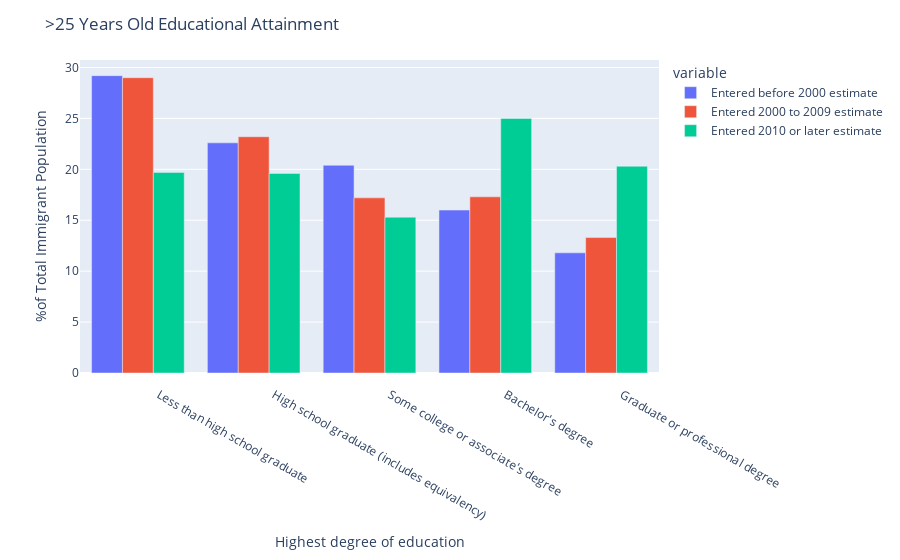

Notebook source saved alongside this figure:
### Code cell
#education

ed_rows_to_keep = [54, 56, 57, 58, 59, 60]
education = pd.read_csv("5yeardata.csv", skiprows = lambda x: x not in ed_rows_to_keep)

fig_ed = px.bar(education, x='EDUCATIONAL ATTAINMENT', y=['Entered before 2000 estimate', 'Entered 2000 to 2009 estimate', 'Entered 2010 or later estimate', ])
fig_ed.update_layout(
    barmode='group',
    title=">25 Years Old Educational Attainment",
    xaxis_title="Highest degree of education",
    yaxis_title="%of Total Immigrant Population",                  
    )
fig_ed.show()

### Figure 1 — Plotly figure (JSON) as saved in the notebook; plotly's stock layout.template omitted (floating-point values rounded to 4 significant figures)
{"data": [{"alignmentgroup": "True", "hovertemplate": "variable=Entered before 2000 estimate<br>EDUCATIONAL ATTAINMENT=%{x}<br>value=%{y}<extra></extra>", "legendgroup": "Entered before 2000 estimate", "marker": {"color": "#636efa"}, "name": "Entered before 2000 estimate", "offsetgroup": "Entered before 2000 estimate", "orientation": "v", "showlegend": true, "textposition": "auto", "type": "bar", "x": ["        Less than high school graduate", "        High school graduate (includes equivalency)", "        Some college or associate's degree", "        Bachelor's degree", "        Graduate or professional degree"], "xaxis": "x", "y": [29.2, 22.6, 20.4, 16, 11.8], "yaxis": "y"}, {"alignmentgroup": "True", "hovertemplate": "variable=Entered 2000 to 2009 estimate<br>EDUCATIONAL ATTAINMENT=%{x}<br>value=%{y}<extra></extra>", "legendgroup": "Entered 2000 to 2009 estimate", "marker": {"color": "#EF553B"}, "name": "Entered 2000 to 2009 estimate", "offsetgroup": "Entered 2000 to 2009 estimate", "orientation": "v", "showlegend": true, "textposition": "auto", "type": "bar", "x": ["        Less than high school graduate", "        High school graduate (includes equivalency)", "        Some college or associate's degree", "        Bachelor's degree", "        Graduate or professional degree"], "xaxis": "x", "y": [29, 23.2, 17.2, 17.3, 13.3], "yaxis": "y"}, {"alignmentgroup": "True", "hovertemplate": "variable=Entered 2010 or later estimate<br>EDUCATIONAL ATTAINMENT=%{x}<br>value=%{y}<extra></extra>", "legendgroup": "Entered 2010 or later estimate", "marker": {"color": "#00cc96"}, "name": "Entered 2010 or later estimate", "offsetgroup": "Entered 2010 or later estimate", "orientation": "v", "showlegend": true, "textposition": "auto", "type": "bar", "x": ["        Less than high school graduate", "        High school graduate (includes equivalency)", "        Some college or associate's degree", "        Bachelor's degree", "        Graduate or professional degree"], "xaxis": "x", "y": [19.7, 19.6, 15.3, 25, 20.3], "yaxis": "y"}], "layout": {"barmode": "group", "legend": {"title": {"text": "variable"}, "tracegroupgap": 0}, "margin": {"t": 60}, "title": {"text": ">25 Years Old Educational Attainment"}, "xaxis": {"anchor": "y", "domain": [0, 1], "title": {"text": "Highest degree of education"}}, "yaxis": {"anchor": "x", "domain": [0, 1], "title": {"text": "%of Total Immigrant Population"}}}}
